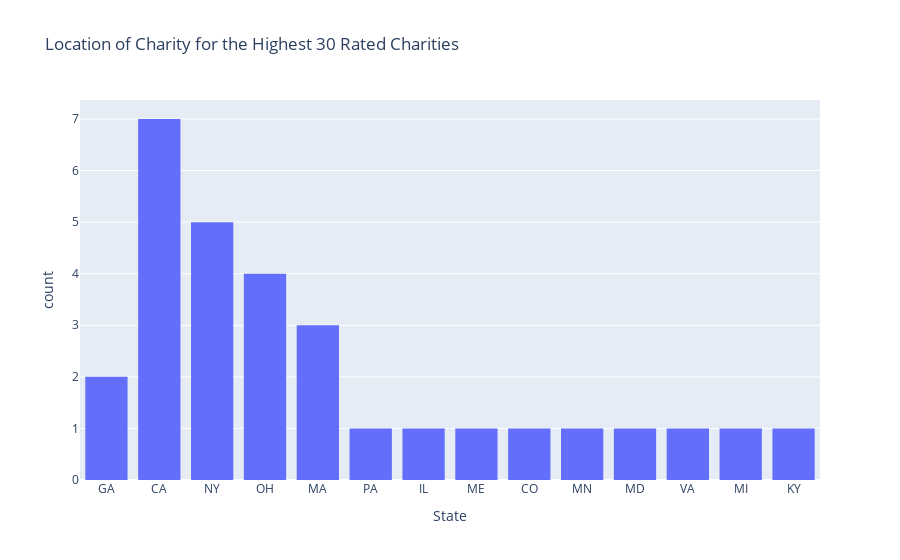

The notebook cell this image was saved under:
### Code cell
px.histogram(data_frame = df.nlargest(30, 'Overall Rating'), x = 'State', title = 'Location of Charity for the Highest 30 Rated Charities')

### Figure 1 — Plotly figure (JSON) as saved in the notebook; plotly's stock layout.template omitted (floating-point values rounded to 4 significant figures)
{"data": [{"alignmentgroup": "True", "bingroup": "x", "hovertemplate": "State=%{x}<br>count=%{y}<extra></extra>", "legendgroup": "", "marker": {"color": "#636efa", "pattern": {"shape": ""}}, "name": "", "offsetgroup": "", "orientation": "v", "showlegend": false, "type": "histogram", "x": ["GA", "CA", "NY", "OH", "NY", "OH", "OH", "MA", "CA", "CA", "PA", "MA", "CA", "IL", "ME", "NY", "CA", "CO", "OH", "MN", "MD", "MA", "CA", "CA", "NY", "VA", "GA", "MI", "KY", "NY"], "xaxis": "x", "yaxis": "y"}], "layout": {"barmode": "relative", "legend": {"tracegroupgap": 0}, "title": {"text": "Location of Charity for the Highest 30 Rated Charities"}, "xaxis": {"anchor": "y", "domain": [0, 1], "title": {"text": "State"}}, "yaxis": {"anchor": "x", "domain": [0, 1], "title": {"text": "count"}}}}
